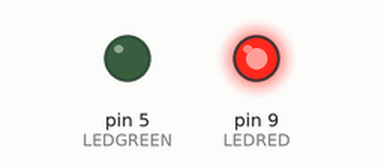
Simulated run of this sketch. Board: Arduino Uno, built with avr-gcc and run on an emulated ATmega328P. Parts: output pins drawn as LEDs (lit = HIGH). What the sketch prints to the serial monitor is not drawn.

Above: at 0.5 s.
At 18.5 s:
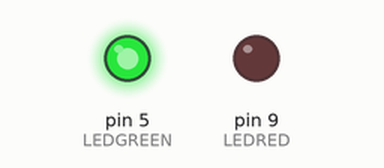
At 37.5 s:
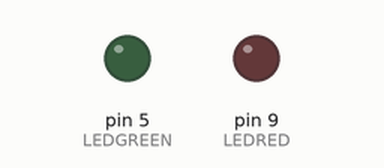
Timing chart, 0 to 39.0 s (numbered marks = the images above):
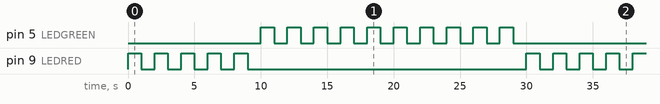

The sketch:

sketch_mar11a.ino
```cpp
int LEDRED=9;
int LEDGREEN=5;
int BLINKGREEN=10;
int BLINKRED=5;
String message="I love electronics";

void setup() {
  Serial.begin(9600);
  pinMode(LEDRED,OUTPUT);
  pinMode(LEDGREEN,OUTPUT);
  Serial.print("This is my program");
  Serial.print(" ");
}

void loop() {

  for(int j=1;j<=BLINKRED;j=j+1){
    Serial.println (message);
    Serial.print(" ");
    Serial.print(j);
    Serial.print(" ");


  digitalWrite(LEDRED,HIGH);
  delay(1000);
  digitalWrite(LEDRED,LOW);
  delay(1000);}

  for(int j=1;j<=BLINKGREEN;j=j+1){
  digitalWrite(LEDGREEN,HIGH);
  delay(1000);
  digitalWrite(LEDGREEN,LOW);
  delay(1000);}
}
```

Measured:
- by itself, pin 5 (LEDGREEN): repeats every 30.0 s: 9 × (LOW 1.0 s, HIGH 1.0 s), LOW 11.0 s, HIGH 1.0 s
- by itself, pin 9 (LEDRED): repeats every 30.0 s: 4 × (LOW 1.0 s, HIGH 1.0 s), LOW 21.0 s, HIGH 1.0 s
- by itself, everything shown: repeats every 30.0 s, in 30 steps
